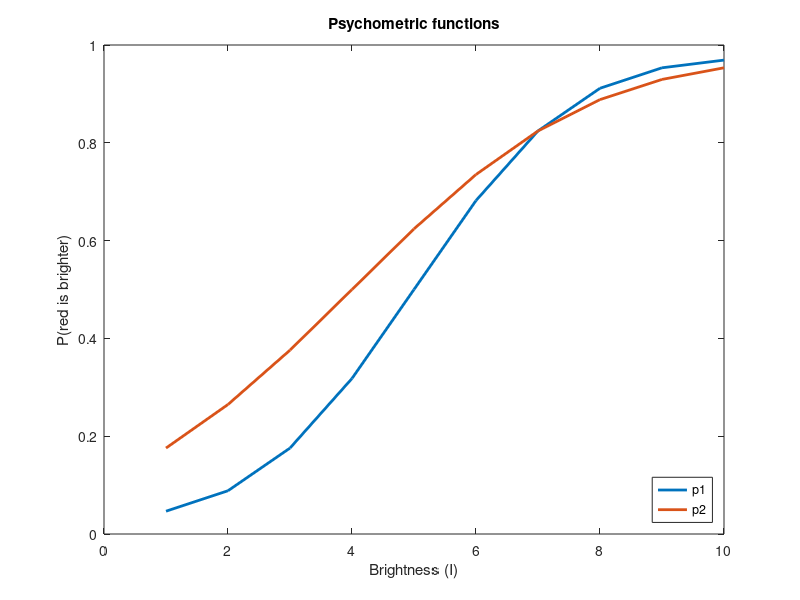
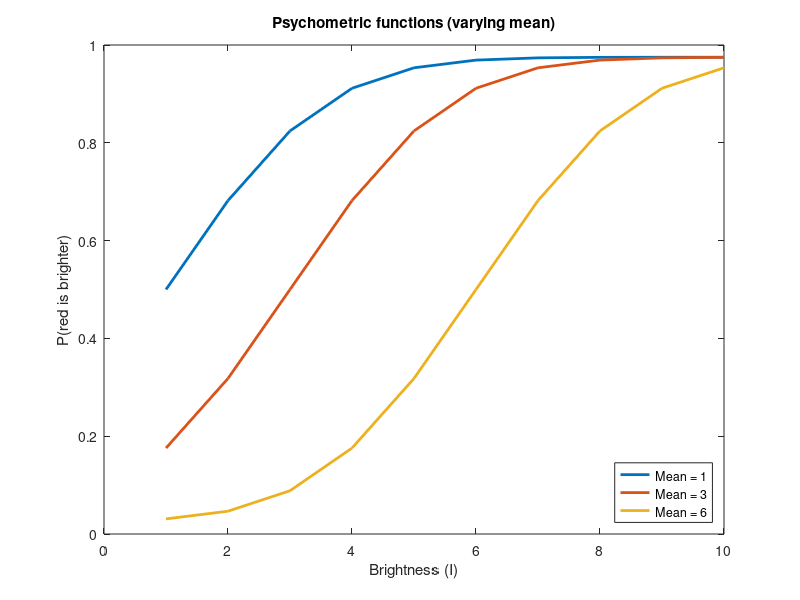
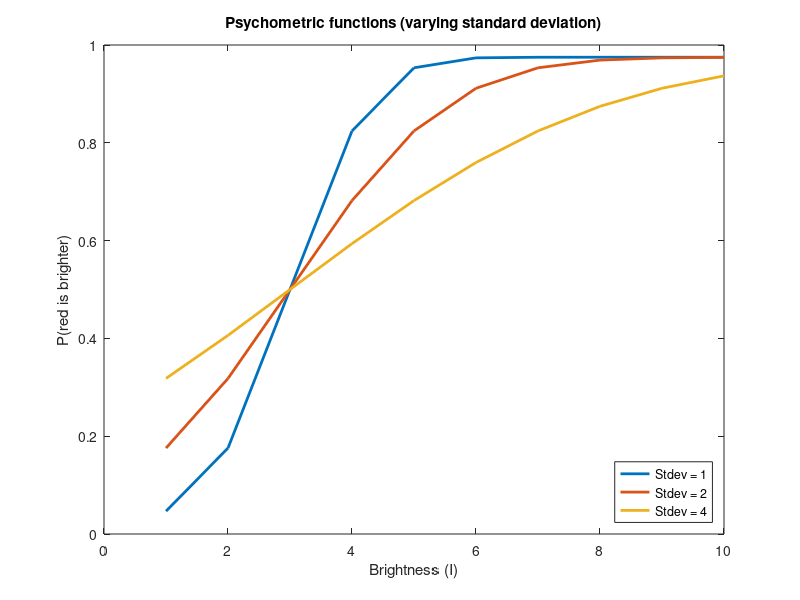

Write the MATLAB code that produced these figures, in order. (Note: this script raises an error after producing the figures.)
clear; close all; clc;

%% a)
I = 1:10; % Intensity of the red spot
lambda = 0.05; % Lapse rate
mu = [5, 4]; % Mean of Gaussian
sigma = [2, 3]; % Standard deviation of Gaussian

fig1 = figure();
for i = 1:length(mu)
    gauss_cdf = normcdf(I, mu(i), sigma(i));
    p = lambda/2 + (1-lambda) * gauss_cdf;
    plot(I, p, 'DisplayName', sprintf('p%d',i), 'LineWidth', 2)
    hold on;
end
xlabel('Brightness (I)')
ylabel('P(red is brighter)')
title('Psychometric functions')
legend('Location', 'southeast')

%%
% The two curves are sigmoidal or psychometric functions and saturate to 1
% as the intensity is increased. The two curves differ in their slopes.
% Curve p1 has a steeper slope compared to the curve p2. This implies that 
% the probability of the subject saying that "The red spot is brighter"
% increases rapidly with small changes in intensity of red in case of p1 but is
% rather slow in case of curve p2. We can also see that the curve p1 is in
% general above the curve p1 indicating that for the same intensity values,
% the probability of the subject saying that "The red spot is brighter" is
% higher in the case of p2.

%%
% Changing the mean of the psychometric function shifts the curve to the right
% along the brightness axis as increasing the mean results in increasing
% the threshold for deciding the response. This can be seen clearly in the
% figure below:
%%
I = 1:10;
lambda = 0.05;
mu = [1, 3, 6];
sigma = [2, 2, 2];

fig2 = figure();
for i = 1:length(mu)
    gauss_cdf = normcdf(I, mu(i), sigma(i));
    p = lambda/2 + (1-lambda) * gauss_cdf;
    plot(I, p, 'DisplayName', sprintf('Mean = %d',mu(i)), 'LineWidth', 2)
    hold on;
end
xlabel('Brightness (I)')
ylabel('P(red is brighter)')
title('Psychometric functions (varying mean)')
legend('Location', 'southeast')

%%
% Changing the standard deviation of the psychometric functions does not
% affect the threshold but affects the slope of the curve. Hence increasing
% the standard deviation would flatten the curve. Specifically, it will
% decrease the probability of calling "Red is brighter" at higher
% intensity levels but increase the probability of calling "Red is
% brighter" at lower intensity levels. This can be seen clearly in the
% figure below:

%%
I = 1:10;
lambda = 0.05;
mu = [3, 3, 3];
sigma = [1, 2, 4];

fig3 = figure();
for i = 1:length(mu)
    gauss_cdf = normcdf(I, mu(i), sigma(i));
    p = lambda/2 + (1-lambda) * gauss_cdf;
    plot(I, p, 'DisplayName', sprintf('Stdev = %d',sigma(i)), 'LineWidth', 2)
    hold on;
end
xlabel('Brightness (I)')
ylabel('P(red is brighter)')
title('Psychometric functions (varying standard deviation)')
legend('Location', 'southeast')

%%
% The range of p(I) is [0:1]. This range is appropriate because p(I) is a
% probability of the subject making a decision. The probability makes sense
% only in the range 0 to 1 and thus justifies the range of p(I).

%% b)
% The function simpsych is defined at the end of the file.

%% c)
T100 = ones(1, 7) * 100; % Length of trials for each intensity value
I100 = 1:7; % Intensities of red light
lambda100 = 0.05; % Lapse rate
mu100 = 4; % Mean of the Gaussian
sigma100 = 1; % Standard deviation of the Gaussian
B100 = simpsych(lambda100, mu100, sigma100, I100, T100); % Computing yesses for trials run for each intensity value

% Computing the psychometric curve
gauss_cdf100 = normcdf(I100, mu100, sigma100);
p100 = lambda100/2 + (1 - lambda100) * gauss_cdf100;

fig4 = figure();
plot(I100, p100, 'DisplayName', 'p(I)', 'LineWidth', 2)
hold on;
plot(I100, B100./T100, 'r*', 'DisplayName', 'B./T', 'LineWidth', 2)
xlabel('Brightness (I)')
ylabel('P(red is brighter)')
title(sprintf('Simulating simpsych (trials = %d)', 100))
legend('Location', 'southeast')

%% d)
T10 = ones(1, 7) * 10; % Length of trials for each intensity value
I10 = 1:7; % Intensities of red light
lambda10 = 0.05; % Lapse rate
mu10 = 4; % Mean of the Gaussian
sigma10 = 1; % Standard deviation of the Gaussian
B10 = simpsych(lambda10, mu10, sigma10, I10, T10); % Computing yesses for trials run for each intensity value

% Computing the psychometric curve
gauss_cdf10 = normcdf(I10, mu10, sigma10);
p10 = lambda10/2 + (1 - lambda10) * gauss_cdf10;

fig5 = figure();
plot(I10, p10, 'DisplayName', 'p(I)', 'LineWidth', 2)
hold on;
plot(I10, B10./T10, 'r*', 'DisplayName', 'B./T', 'LineWidth', 2)
xlabel('Brightness (I)')
ylabel('P(red is brighter)')
title(sprintf('Simulating simpsych (trials = %d)', 10))
legend('Location', 'southeast')

%%
% The second plot also samples from the same psychometric distribution but
% since the number of trials are less, there is more noise in sampling. As
% a result, the data points from the sample do not fit the psychometric
% curve as well in the second curve as they do in the first curve.

%% e)
% For each trial, the subject can either say 'yes' or 'no' with probability
% given by the psychometric function. Therefore, each trial follows a
% Bernoulli distribution with probability given by the psychometric
% function. Since the trials are repeated number of times, the sum of all
% these trials follows a Binomial distribution with p = p(I) and the k =
% B(lambda, mu, sigma, I, T). Here, lambda, sigma, I and T are known and 
% hence we are interested in computing the optimal mu given the data.
% Therefore, we are interested in P(data | mu) which as described follows a
% binomial distribution. Therefore, we can compute the likelihood for a
% range of mu using binopdf.
%%
mu_steps = 1:0.1:7; % Range of mu
I = 1:7; % Intensity of red
lambda = 0.05; % Lapse rate
sigma = 1; % Standard deviation of Gaussians
B10_loglikelihood = zeros(1, length(mu_steps));
B100_loglikelihood = zeros(1, length(mu_steps));

for i = 1:length(mu_steps)
    % Psychometric function for each mean
    gauss_cdf = normcdf(I, mu_steps(i), sigma);
    pI = lambda/2 + (1 - lambda) * gauss_cdf;
    
    % Computing log-likelihood for each mean
    B10_likelihood = binopdf(B10, T10, pI);
    B100_likelihood = binopdf(B100, T100, pI);
    B10_loglikelihood(:, i) = sum(log(B10_likelihood));
    B100_loglikelihood(:, i) = sum(log(B100_likelihood));
end

[B10_max_loglikelihood, B10_max_loglikelihood_index] = max(B10_loglikelihood); % maximum log-likelihood for 10 trials per intensity
[B100_max_loglikelihood, B100_max_loglikelihood_index] = max(B100_loglikelihood); % maximum log-likelihood for 100 trials per intensity

max_mu10 = mu_steps(B10_max_loglikelihood_index) % Maximum estimate of mean for 10 trials
max_mu100 = mu_steps(B100_max_loglikelihood_index) % Maximum estimate of mean for 100 trials

%%
% The maximum-likelihood estimate of mean agrees with the actual mean that
% was used to simulate the data. The mean estimate is closer to the actual
% mean when the number of trials is larger.

%% f)
% Using the same rationale as in (e), we can compute the maximum
% log-likelihood estimate for mean and standard deviation by computing
% log-likelihood for each mu and sigma and then computing the index in the
% resulting log-likelihood matrix of the maximum log-likelihood. The
% maximum estimates of mean and standard deviation will be given by the
% values of mean and standard deviation at the corresponding positions in
% their own arrays.
%%
mu_steps = 1:0.1:7; % Range of mu
I = 1:7; % Intensity of red
lambda = 0.05; % Lapse rate
sigma_steps = 0.1:0.1:2.5; % Standard deviation of Gaussians
B10_loglikelihood = zeros(length(sigma_steps), length(mu_steps));
B100_loglikelihood = zeros(length(sigma_steps), length(mu_steps));

for i = 1:length(mu_steps)
    for j = 1:length(sigma_steps)
        % Psychometric function for each mean and sigma
        gauss_cdf = normcdf(I, mu_steps(i), sigma_steps(j));
        pI = lambda/2 + (1 - lambda) * gauss_cdf;

        % Computing log-likelihood for each mean and sigma
        B10_likelihood = binopdf(B10, T10, pI);
        B100_likelihood = binopdf(B100, T100, pI);
        B10_loglikelihood(j, i) = sum(log(B10_likelihood));
        B100_loglikelihood(j, i) = sum(log(B100_likelihood));
    end
end

B10_max_loglikelihood = max(B10_loglikelihood, [], 'all'); % maximum log-likelihood for 10 trials per intensity
B100_max_loglikelihood = max(B100_loglikelihood, [], 'all'); % maximum log-likelihood for 100 trials per intensity

[B10_max_loglikelihood_row, B10_max_loglikelihood_column] = find(B10_loglikelihood == B10_max_loglikelihood); % row and index for maximum log-likelihood for 10 trials per intensity
[B100_max_loglikelihood_row, B100_max_loglikelihood_column] = find(B100_loglikelihood == B100_max_loglikelihood); % row and index for maximum log-likelihood for 100 trials per intensity

max_mu10 = mu_steps(B10_max_loglikelihood_column) % Maximum estimate of mean for 10 trials
max_mu100 = mu_steps(B100_max_loglikelihood_column) % Maximum estimate of mean for 100 trials

max_sigma10 = sigma_steps(B10_max_loglikelihood_row) % Maximum estimate of standard deviation for 10 trials
max_sigma100 = sigma_steps(B100_max_loglikelihood_row) % Maximum estimate of standard deviation for 100 trials

%%
% As can be seen, the maximum log-likelihood estimates of mean and sigma do
% agree with the actual mean = 4 and sigma = 1 used to simulate the data.

%% Function
function B = simpsych(lambda, mu, sigma, I, T)
    loop_size = length(I);
    B = zeros(1, loop_size); % Initializing B
    
    % Computing the psychometric curve for given parameters
    gauss_cdf = normcdf(I, mu, sigma);
    p = lambda/2 + (1 - lambda) * gauss_cdf;
    
    for k = 1:loop_size
        % Drawing uniform random values between 0 and 1 of length given by
        % T(k) and then determining if each of these random values is lower
        % than the probability of yes given by the psychometric curve. If
        % so, then the subject would respond as yes. Computing the number
        % of yesses in a given trial by summing the yesses just computed.
        trial_rand = rand(1, T(k));
        yesses = trial_rand < p(k);
        B(:, k) = sum(yesses);
    end
end

